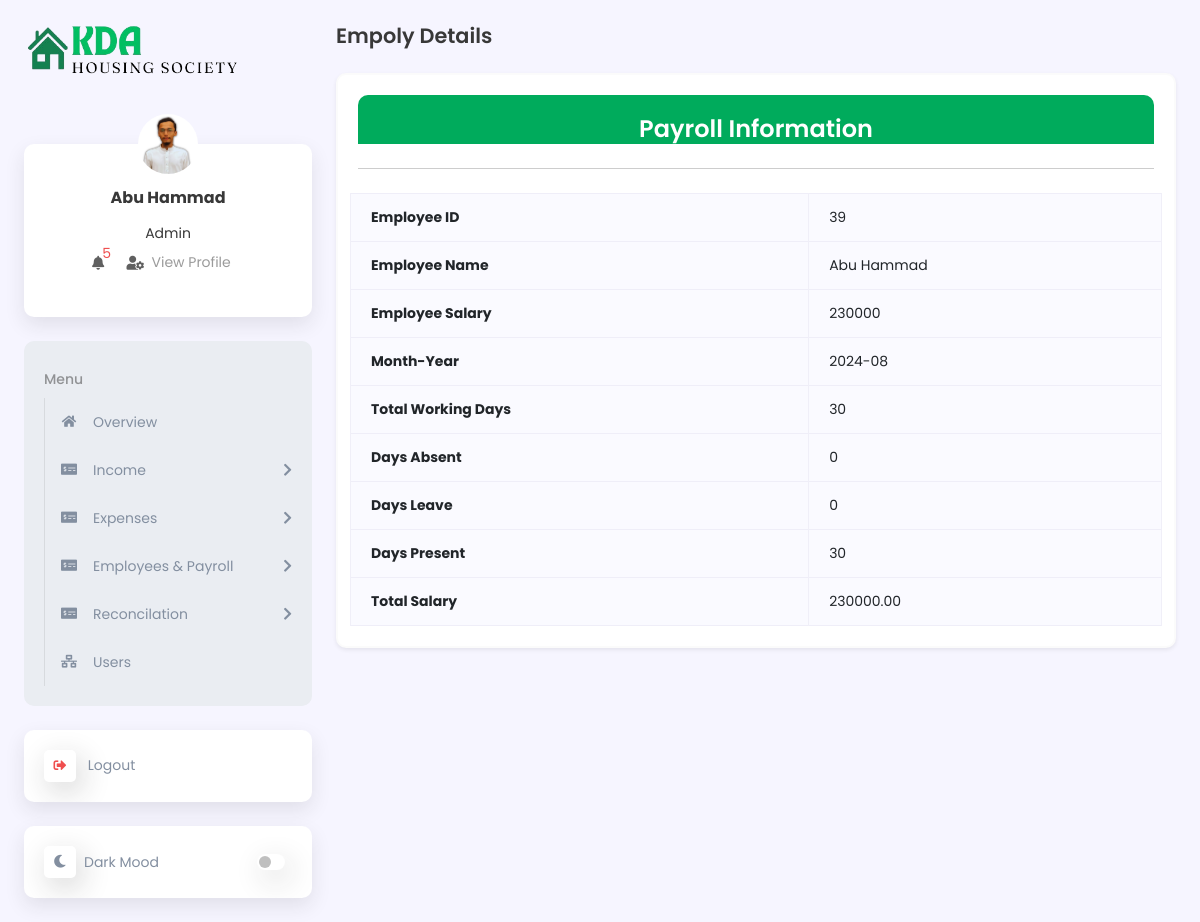
Screenshot of /Payroll_view.php?payroll_view_id=2 (signed in) with the database file from the repository.
### tables this page shows
CREATE TABLE `users_detail` (
  `users_detail_id` int(11) NOT NULL,
  `full_name` varchar(100) DEFAULT NULL,
  `Phone` varchar(50) DEFAULT NULL,
  `address` varchar(100) DEFAULT NULL,
  `gender` varchar(50) DEFAULT NULL,
  `date_of_birth` varchar(100) DEFAULT NULL,
  `image` varchar(255) DEFAULT NULL,
  `login_time` datetime DEFAULT NULL,
  `logout_time` datetime DEFAULT NULL,
  `created_by` varchar(100) DEFAULT NULL,
  `created_date` varchar(100) DEFAULT NULL,
  `updated_by` varchar(100) DEFAULT NULL,
  `updated_date` varchar(100) DEFAULT NULL
);

CREATE TABLE `role` (
  `role_id` int(11) NOT NULL,
  `name` varchar(50) DEFAULT NULL,
  `status` varchar(50) DEFAULT NULL
);

CREATE TABLE `payroll` (
  `payroll_id` int(11) NOT NULL,
  `employee_id` int(11) DEFAULT NULL,
  `employee_salary` int(255) NOT NULL,
  `month_year` varchar(7) DEFAULT NULL,
  `total_working_days` int(11) DEFAULT NULL,
  `days_absent` int(11) DEFAULT NULL,
  `days_leave` int(11) DEFAULT NULL,
  `days_present` int(11) DEFAULT NULL,
  `absent_deduction` decimal(10,2) DEFAULT NULL,
  `total_salary` decimal(10,2) DEFAULT NULL,
  `payment_type` enum('Cash','Bank') DEFAULT NULL,
  `added_on` timestamp NOT NULL DEFAULT current_timestamp(),
  `added_by` varchar(255) DEFAULT NULL,
  `updated_on` timestamp NOT NULL DEFAULT current_timestamp() ON UPDATE current_timestamp(),
  `updated_by` varchar(255) DEFAULT NULL
);

CREATE TABLE `employees` (
  `employee_id` int(11) NOT NULL,
  `employeeID` varchar(255) DEFAULT NULL,
  `employee_full_name` varchar(255) DEFAULT NULL,
  `employee_cnic` varchar(255) DEFAULT NULL,
  `employee_qualification` varchar(255) DEFAULT NULL,
  `employee_contact` varchar(255) DEFAULT NULL,
  `employee_email` varchar(255) DEFAULT NULL,
  `employee_address` varchar(255) DEFAULT NULL,
  `employee_image` varchar(255) DEFAULT NULL,
  `appointment_date` varchar(255) DEFAULT NULL,
  `employement_type` enum('permanent','contract') DEFAULT NULL,
  `QRcode` varchar(255) DEFAULT NULL,
  `department` varchar(255) DEFAULT NULL,
  `designation` varchar(255) DEFAULT NULL,
  `salary` varchar(100) DEFAULT NULL,
  `added_on` varchar(100) DEFAULT NULL,
  `added_by` varchar(100) DEFAULT NULL,
  `updated_on` varchar(100) DEFAULT NULL,
  `updated_by` varchar(100) DEFAULT NULL
);

### Payroll_view.php (the view, shortened to what this page needs)
<?php
include "includes/function2.php";
?>
<!DOCTYPE html>
<html lang="en">
<head>
    <link rel="stylesheet" href="lib/bootstrap_5/bootstrap.min.css">
    <link rel="stylesheet" href="lib/fontawesome/css/all.min.css">
    <link rel="stylesheet" href="assets/css/global.css">
    <link rel="stylesheet" href="assets/css/style.css">
    <link rel="stylesheet" href="assets/css/responsive.css">
</head>
<body class="d2c_theme_light">
    <div class="d2c_wrapper">
        <?php
        include("includes/sidebar.php");
        ?>
        <div class="d2c_main p-4 ps-lg-3">
            <h4 class="mb-4 text-capitalize">Empoly Details</h4>
            <div class="card h-auto shadow-sm">
                <div class="card-body">
                    <h3 class="card-header text-center bg-primary text-white">Payroll Information</h3>
                    <hr class="my-4">
                    <div class="row g-3">
                        <?php
                        if (isset($_GET['payroll_view_id'])) {
                            $edit_id = mysqli_real_escape_string($conn, $_GET['payroll_view_id']);
                            $edit_query = "SELECT * FROM payroll WHERE payroll_id = '$edit_id'";
                            $edit_result = mysqli_query($conn, $edit_query);
                            if (mysqli_num_rows($edit_result) > 0) {
                                while ($row = mysqli_fetch_assoc($edit_result)) {
                        ?>
                                    <table class="table table-bordered table-hover">
                                        <tr>
                                            <th>Employee ID</th>
                                            <td><?= htmlspecialchars($row['employee_id']); ?></td>
                                        </tr>
                                        <tr>
                                            <th>Employee Name</th>
                                            <td>
                                                <?php
                                                $payroll_names = explode(',', $row['employee_id']);
                                                foreach ($payroll_names as $payroll_name) {
                                                    $seql_dep = mysqli_query($conn, "SELECT * FROM `employees` WHERE `employee_id` ='$payroll_name'");
                                                    $dep = mysqli_fetch_object($seql_dep);
                                                    if ($dep) {
                                                        echo htmlspecialchars($dep->employee_full_name);
                                                    }
                                                }
                                                ?>
                                            </td>
                                        </tr>
                                        <tr>
                                            <th>Employee Salary</th>
                                            <td><?= htmlspecialchars($row['employee_salary']); ?></td>
                                        </tr>
                                        <tr>
                                            <th>Month-Year</th>
                                            <td><?= htmlspecialchars($row['month_year']); ?></td>
                                        </tr>
                                        <tr>
                                            <th>Total Working Days</th>
                                            <td>30</td>
                                        </tr>
                                        <tr>
                                            <th>Days Absent</th>
                                            <td><?= htmlspecialchars($row['days_absent']); ?></td>
                                        </tr>
                                        <tr>
                                            <th>Days Leave</th>
                                            <td><?= htmlspecialchars($row['days_leave']); ?></td>
                                        </tr>
                                        <tr>
                                            <th>Days Present</th>
                                            <td><?= htmlspecialchars($row['days_present']); ?></td>
                                        </tr>
                                        <tr>
                                            <th>Total Salary</th>
                                            <td><?= htmlspecialchars($row['total_salary']); ?></td>
                                        </tr>
                                    </table>
                        <?php
                                }
                            } else {
                                echo '<div id="successAlert" class="alert alert-warning alert-dismissible fade show" role="alert">
                            No Payroll Found.
                            <button type="button" class="btn-close" data-bs-dismiss="alert" aria-label="Close"></button>
                          </div>';
                            }
                        }
                        ?>
                    </div>
                </div>
            </div>
        </div>
    </div>
</body>
</html>

### includes/sidebar.php (shortened to what this page needs)
<?php
$page = substr($_SERVER['SCRIPT_NAME'], strrpos($_SERVER['SCRIPT_NAME'], "/") + 1);
$select = mysqli_query($conn, "SELECT users_detail.image, users_detail.full_name, role.name as role FROM `users`
LEFT JOIN users_detail ON users_detail.users_detail_id = users.users_detail_id
LEFT JOIN role ON role.role_id = users.role_id
WHERE users.user_id = '{$_SESSION['UID']}'");
$row = mysqli_fetch_assoc($select);
if ($row['image'] == '') {
    $row['image'] = "./assets/images/user-default.png";
} else {
    $row['image'] = "./media/images/" . $row['image'];
}
?>
<div class="d2c_sidebar offcanvas-lg offcanvas-start p-4 pe-lg-2" tabindex="-1" id="d2c_sidebar">
    <div class="d-flex flex-column">
        <a href="index" class="mb-5 brand-icon">
            <img class="navbar-brand" src="./assets/images/logo/KDA.png" alt="logo">
        </a>
        <div class="card d2c_profile_card text-center mb-4">
            <a href="profile">
                <img class="rounded-circle d2c_profile_image position-absolute top-0 start-50 translate-middle mb-2"
                    src="<?= $row['image']; ?>" alt="d2c Profile Image">
            </a>
            <div class="card-body mt-4">
                <h6 class="fw-bold mb-3"><?= $row['full_name']; ?></h6>
                <span class="d2c_role"><?= $row['role']; ?></span>
                <ul class="list-inline">
                    <li class="list-inline-item position-relative me-3">
                        <a class="nav-link p-0" href="#" role="button" data-bs-toggle="dropdown" aria-expanded="false">
                            <i class="fas fa-bell fa-fw"></i>
                            <span class="position-absolute top-0 start-100 translate-middle rounded-circle text-danger">
                                <?php
                                $msg_count_query = mysqli_query($conn, "SELECT COUNT(*) as total_messages FROM maintenance_payments WHERE status = 'unpaid'");
                                $msg_count_row = mysqli_fetch_assoc($msg_count_query);
                                $total_messages = $msg_count_row['total_messages'];
                                echo $total_messages;
                                ?>
                            </span>
                        </a>
                    </li>
                    <li class="list-inline-item position-relative me-3">
                        <a class="dropdown-item d-flex align-items-center py-2" href="profile">
                            <i class="fas fa-user-cog"></i>
                            <p class="mb-0">&nbsp View Profile</p>
                        </a>
                    </li>
                </ul>
            </div>
        </div>
        <div class="card d2c_menu_card mb-4">
            <div class="card-body">
                <ul class="navbar-nav flex-grow-1">
                    <li class="nav-item">
                        <a class="nav-link" href="javascript:void(0)">
                            <span>Menu</span>
                        </a>
                        <ul class="sub-menu collapse show">
                            <li class="nav-item <?php if ($page == 'index.php')
                                echo ('active'); ?>">
                                <a class="sub-menu-link" href="index">
                                    <span class="d2c_icon">
                                        <i class="fas fa-home"></i>
                                    </span>
                                    <span>
                                        Overview
                                    </span>
                                </a>
                            </li>
                            <li class="nav-item <?php if ($page == 'houses.php' || $page == 'addHouse.php' || $page == 'houseView.php' || $page == 'houseEdit.php')
                                echo ('open active') ?>">
                                    <a class="sub-menu-link" data-bs-toggle="collapse" data-bs-target="#income"
                                        aria-expanded="false" href="#">
                                        <span class="d2c_icon">
                                            <i class="fas fa-money-check-alt"></i>
                                        </span>
                                        <span>Income</span>
                                        <span class="fas fa-chevron-right ms-auto text-end"></span>
                                    </a>
                            </li>
                            <li class="nav-item">
                                <a class="sub-menu-link" data-bs-toggle="collapse" data-bs-target="#expenses"
                                    aria-expanded="false" href="javascript:void(0)">
                                    <span class="d2c_icon">
                                        <i class="fas fa-money-check-alt"></i>
                                    </span>
                                    <span>Expenses</span>
                                    <span class="fas fa-chevron-right ms-auto text-end"></span>
                                </a>
                            </li>
                            <li class="nav-item">
                                <a class="sub-menu-link" data-bs-toggle="collapse"
                                    data-bs-target="#employeeManagementSystem" aria-expanded="false" href="#">
                                    <span class="d2c_icon">
                                        <i class="fas fa-money-check-alt"></i>
                                    </span>
                                    <span>Employees & Payroll</span>
                                    <span class="fas fa-chevron-right ms-auto text-end"></span>
                                </a>
                            </li>
                            <li class="nav-item">
                                <a class="sub-menu-link" data-bs-toggle="collapse" data-bs-target="#reconcilation"
                                    aria-expanded="false" href="#">
                                    <span class="d2c_icon">
                                        <i class="fas fa-money-check-alt"></i>
                                    </span>
                                    <span>Reconcilation</span>
                                    <span class="fas fa-chevron-right ms-auto text-end"></span>
                                </a>
                            </li>
                            <li class="nav-item <?php if ($page == "userDetails.php" || $page == "addUser.php")
                                echo "active"; ?>">
                                <a class="sub-menu-link" href="userDetails">
                                    <span class="d2c_icon">
                                        <i class="fas fa-network-wired"></i>
                                    </span>
                                    <span>Users</span>
                                </a>
                            </li>
                        </ul>
                    </li>
                </ul>
            </div>
        </div>
        <div class="card d2c_single_menu mb-4">
            <div class="card-body p-0">
                <ul class="navbar-nav">
                    <li class="nav-item">
                        <a class="nav-link" href="logout">
                            <span class="d2c_icon text-danger">
                                <i class="fas fa-sign-out-alt"></i>
                            </span>
                            <span>
                                Logout
                            </span>
                        </a>
                    </li>
                </ul>
            </div>
        </div>
        <div class="card d2c_switch_card">
            <div class="card-body p-0">
                <ul class="navbar-nav">
                    <li class="nav-item d-flex align-items-center">
                        <span class="d2c_icon">
                            <i class="fas fa-moon"></i>
                        </span>
                        <span>Dark Mood</span>
                        <span class="form-switch d-flex ms-auto">
                            <input class="form-check-input" id="d2c_theme_changer" type="checkbox" role="switch">
                        </span>
                    </li>
                </ul>
            </div>
        </div>
    </div>
</div>

### rows the page displays
users_detail: full_name "Abu Hammad", role.name "Admin"
payroll: employee "39", employee_salary "230000", month_year "2024-08", days_absent "0", days_leave "0", days_present "30", total_salary "230000.00"
employees: employee_full_name "Abu Hammad"

### other values shown
$total_messages "5"
